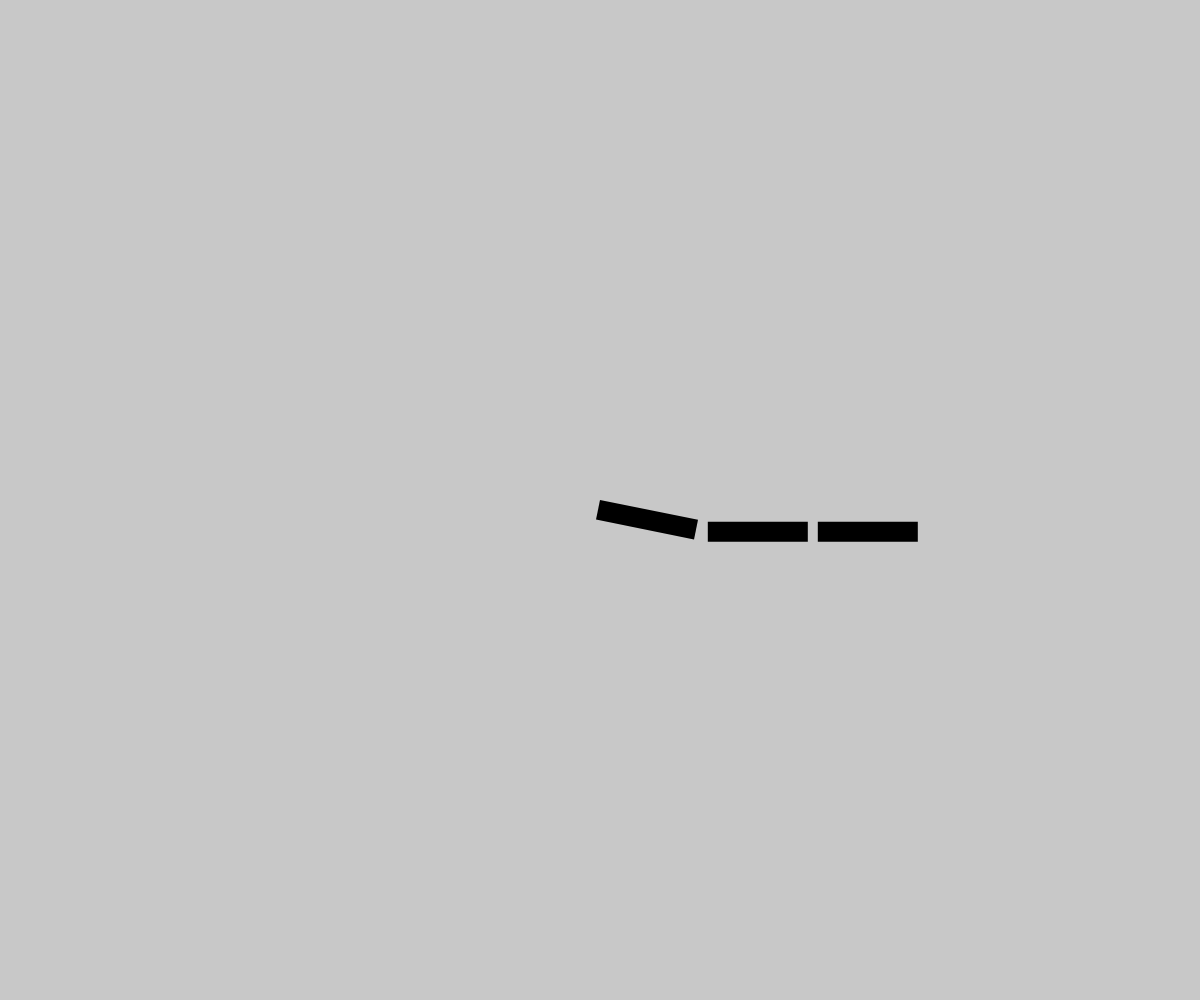
Frame 1 (no input)
Frame 60 (no input): identical to frame 1, image omitted
Frame 120 (the mouse pressed at the canvas centre since frame 60): identical to frame 1, image omitted

The p5.js sketch that drew this single still picture (run headless with seeded random() and noise() and a simulated clock; from frame 60 on, the mouse is pressed at the canvas centre):

// p5.js sketch
// ── sketch.js
function setup() {
	createCanvas(windowWidth, windowHeight)
}

function windowResized() {
	resizeCanvas(windowWidth, windowHeight)
}

function draw() {
	background(200)

	fill(0)
	noStroke()

	translate(width/2, height/2)

	push()
	rotate(0.2)
	rect(0, 0, 100, 20)

	translate(110,0)
	rotate(-0.2)
	rect(0, 0, 100, 20)

	translate(110,0)
	rect(0, 0, 100, 20)
	pop()
	
}
